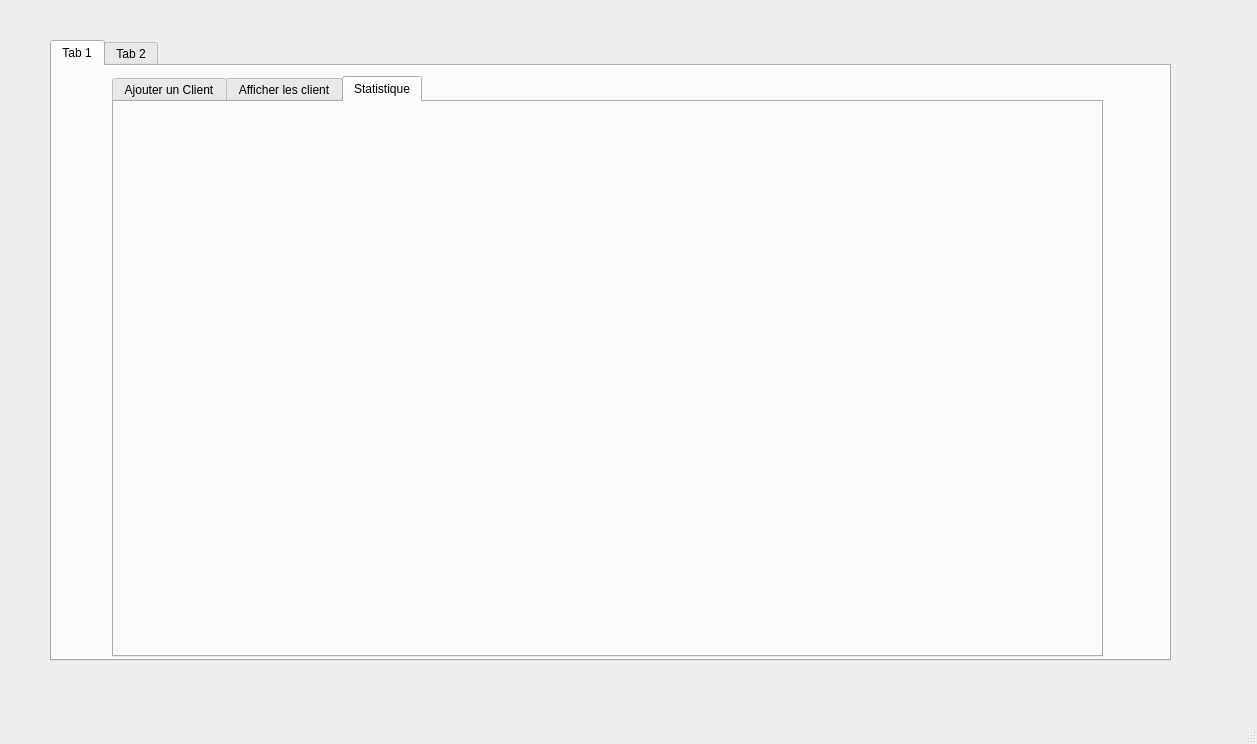
<?xml version="1.0" encoding="UTF-8"?>
<ui version="4.0">
 <class>integ_finale</class>
 <widget class="QMainWindow" name="integ_finale">
  <property name="geometry">
   <rect>
    <x>0</x>
    <y>0</y>
    <width>1257</width>
    <height>744</height>
   </rect>
  </property>
  <property name="windowTitle">
   <string>MainWindow</string>
  </property>
  <widget class="QWidget" name="centralwidget">
   <widget class="QTabWidget" name="tabWidget">
    <property name="geometry">
     <rect>
      <x>50</x>
      <y>40</y>
      <width>1121</width>
      <height>621</height>
     </rect>
    </property>
    <property name="currentIndex">
     <number>0</number>
    </property>
    <widget class="QWidget" name="tab">
     <attribute name="title">
      <string>Tab 1</string>
     </attribute>
     <widget class="QTabWidget" name="tabWidget_2">
      <property name="geometry">
       <rect>
        <x>60</x>
        <y>10</y>
        <width>991</width>
        <height>581</height>
       </rect>
      </property>
      <property name="currentIndex">
       <number>2</number>
      </property>
      <widget class="QWidget" name="tab_3">
       <attribute name="title">
        <string>Ajouter un Client</string>
       </attribute>
       <widget class="QGroupBox" name="groupBox_2">
        <property name="geometry">
         <rect>
          <x>10</x>
          <y>10</y>
          <width>421</width>
          <height>191</height>
         </rect>
        </property>
        <property name="title">
         <string>Ajout </string>
        </property>
        <widget class="QLabel" name="label_7">
         <property name="geometry">
          <rect>
           <x>20</x>
           <y>30</y>
           <width>56</width>
           <height>16</height>
          </rect>
         </property>
         <property name="text">
          <string>CIN</string>
         </property>
        </widget>
        <widget class="QLabel" name="label_8">
         <property name="geometry">
          <rect>
           <x>20</x>
           <y>70</y>
           <width>56</width>
           <height>16</height>
          </rect>
         </property>
         <property name="text">
          <string>Nom</string>
         </property>
        </widget>
        <widget class="QLabel" name="label_9">
         <property name="geometry">
          <rect>
           <x>20</x>
           <y>100</y>
           <width>56</width>
           <height>16</height>
          </rect>
         </property>
         <property name="text">
          <string>Prenom</string>
         </property>
        </widget>
        <widget class="QLabel" name="label_10">
         <property name="geometry">
          <rect>
           <x>20</x>
           <y>130</y>
           <width>81</width>
           <height>16</height>
          </rect>
         </property>
         <property name="text">
          <string>Adresse mail</string>
         </property>
        </widget>
        <widget class="QLabel" name="label_11">
         <property name="geometry">
          <rect>
           <x>20</x>
           <y>160</y>
           <width>61</width>
           <height>16</height>
          </rect>
         </property>
         <property name="text">
          <string>Age</string>
         </property>
        </widget>
        <widget class="QLineEdit" name="le_NOM_2">
         <property name="geometry">
          <rect>
           <x>120</x>
           <y>60</y>
           <width>113</width>
           <height>22</height>
          </rect>
         </property>
        </widget>
        <widget class="QLineEdit" name="le_Prenom_2">
         <property name="geometry">
          <rect>
           <x>120</x>
           <y>90</y>
           <width>113</width>
           <height>22</height>
          </rect>
         </property>
        </widget>
        <widget class="QLineEdit" name="le_Adresse_mail_2">
         <property name="geometry">
          <rect>
           <x>120</x>
           <y>120</y>
           <width>113</width>
           <height>22</height>
          </rect>
         </property>
        </widget>
        <widget class="QLineEdit" name="le_Age_2">
         <property name="geometry">
          <rect>
           <x>120</x>
           <y>160</y>
           <width>113</width>
           <height>22</height>
          </rect>
         </property>
        </widget>
        <widget class="QPushButton" name="pb_ajouter_2">
         <property name="geometry">
          <rect>
           <x>280</x>
           <y>100</y>
           <width>93</width>
           <height>28</height>
          </rect>
         </property>
         <property name="text">
          <string>Ajouter</string>
         </property>
        </widget>
        <widget class="QLineEdit" name="le_CIN_2">
         <property name="geometry">
          <rect>
           <x>120</x>
           <y>20</y>
           <width>113</width>
           <height>22</height>
          </rect>
         </property>
        </widget>
        <widget class="QPushButton" name="pb_modifier_2">
         <property name="geometry">
          <rect>
           <x>280</x>
           <y>60</y>
           <width>93</width>
           <height>28</height>
          </rect>
         </property>
         <property name="text">
          <string>Modifier</string>
         </property>
        </widget>
       </widget>
       <widget class="QProgressBar" name="progressBar_2">
        <property name="geometry">
         <rect>
          <x>140</x>
          <y>460</y>
          <width>118</width>
          <height>23</height>
         </rect>
        </property>
        <property name="value">
         <number>24</number>
        </property>
       </widget>
       <widget class="QLabel" name="qrlabel_2">
        <property name="geometry">
         <rect>
          <x>60</x>
          <y>210</y>
          <width>281</width>
          <height>211</height>
         </rect>
        </property>
        <property name="text">
         <string/>
        </property>
       </widget>
       <widget class="QPushButton" name="pb_QR_code_2">
        <property name="geometry">
         <rect>
          <x>380</x>
          <y>330</y>
          <width>93</width>
          <height>28</height>
         </rect>
        </property>
        <property name="text">
         <string>QR code</string>
        </property>
       </widget>
       <widget class="QGroupBox" name="groupBox_5">
        <property name="geometry">
         <rect>
          <x>519</x>
          <y>29</y>
          <width>451</width>
          <height>291</height>
         </rect>
        </property>
        <property name="title">
         <string>Envoyer mail</string>
        </property>
        <widget class="QLineEdit" name="ln_envoyermail_to_2">
         <property name="geometry">
          <rect>
           <x>110</x>
           <y>30</y>
           <width>271</width>
           <height>21</height>
          </rect>
         </property>
        </widget>
        <widget class="QLabel" name="label_16">
         <property name="geometry">
          <rect>
           <x>20</x>
           <y>30</y>
           <width>56</width>
           <height>16</height>
          </rect>
         </property>
         <property name="text">
          <string>To</string>
         </property>
        </widget>
        <widget class="QLabel" name="label_20">
         <property name="geometry">
          <rect>
           <x>10</x>
           <y>80</y>
           <width>56</width>
           <height>16</height>
          </rect>
         </property>
         <property name="text">
          <string>Subject</string>
         </property>
        </widget>
        <widget class="QLineEdit" name="ln_envoyermail_subject_2">
         <property name="geometry">
          <rect>
           <x>110</x>
           <y>80</y>
           <width>271</width>
           <height>21</height>
          </rect>
         </property>
        </widget>
        <widget class="QLabel" name="label_21">
         <property name="geometry">
          <rect>
           <x>10</x>
           <y>150</y>
           <width>56</width>
           <height>16</height>
          </rect>
         </property>
         <property name="text">
          <string>BODY</string>
         </property>
        </widget>
        <widget class="QPlainTextEdit" name="plainTextEdit_email_2">
         <property name="geometry">
          <rect>
           <x>110</x>
           <y>120</y>
           <width>301</width>
           <height>101</height>
          </rect>
         </property>
        </widget>
        <widget class="QPushButton" name="pb_envoyer_mail_2">
         <property name="geometry">
          <rect>
           <x>160</x>
           <y>240</y>
           <width>141</width>
           <height>31</height>
          </rect>
         </property>
         <property name="text">
          <string>envoyer le mail</string>
         </property>
        </widget>
       </widget>
       <widget class="QGroupBox" name="groupBox_6">
        <property name="geometry">
         <rect>
          <x>529</x>
          <y>339</y>
          <width>421</width>
          <height>171</height>
         </rect>
        </property>
        <property name="title">
         <string>Supprimer un client</string>
        </property>
        <widget class="QLabel" name="label_22">
         <property name="geometry">
          <rect>
           <x>10</x>
           <y>30</y>
           <width>101</width>
           <height>31</height>
          </rect>
         </property>
         <property name="text">
          <string>CIN</string>
         </property>
        </widget>
        <widget class="QLineEdit" name="le_CIN_supp_2">
         <property name="geometry">
          <rect>
           <x>100</x>
           <y>30</y>
           <width>131</width>
           <height>31</height>
          </rect>
         </property>
        </widget>
        <widget class="QPushButton" name="pb_supp_2">
         <property name="geometry">
          <rect>
           <x>250</x>
           <y>30</y>
           <width>111</width>
           <height>31</height>
          </rect>
         </property>
         <property name="text">
          <string>Supprimer</string>
         </property>
        </widget>
        <widget class="QLabel" name="label_23">
         <property name="geometry">
          <rect>
           <x>10</x>
           <y>100</y>
           <width>56</width>
           <height>16</height>
          </rect>
         </property>
         <property name="text">
          <string>Nom</string>
         </property>
        </widget>
        <widget class="QLineEdit" name="ln_supp2_2">
         <property name="geometry">
          <rect>
           <x>100</x>
           <y>90</y>
           <width>131</width>
           <height>31</height>
          </rect>
         </property>
        </widget>
        <widget class="QPushButton" name="pb_supp2_2">
         <property name="geometry">
          <rect>
           <x>250</x>
           <y>90</y>
           <width>111</width>
           <height>31</height>
          </rect>
         </property>
         <property name="text">
          <string>Supprimer</string>
         </property>
        </widget>
       </widget>
      </widget>
      <widget class="QWidget" name="tab_4">
       <attribute name="title">
        <string>Afficher les client</string>
       </attribute>
       <widget class="QTableView" name="tab_client_2">
        <property name="geometry">
         <rect>
          <x>10</x>
          <y>10</y>
          <width>571</width>
          <height>321</height>
         </rect>
        </property>
       </widget>
       <widget class="QLabel" name="label_24">
        <property name="geometry">
         <rect>
          <x>40</x>
          <y>340</y>
          <width>141</width>
          <height>16</height>
         </rect>
        </property>
        <property name="text">
         <string>Donner CIN a chercher</string>
        </property>
       </widget>
       <widget class="QLineEdit" name="ln_rechercher_id_2">
        <property name="geometry">
         <rect>
          <x>220</x>
          <y>340</y>
          <width>113</width>
          <height>22</height>
         </rect>
        </property>
       </widget>
       <widget class="QPushButton" name="pb_rechercher_2">
        <property name="geometry">
         <rect>
          <x>470</x>
          <y>360</y>
          <width>93</width>
          <height>28</height>
         </rect>
        </property>
        <property name="text">
         <string>chercher</string>
        </property>
       </widget>
       <widget class="QPushButton" name="tri_par_age_2">
        <property name="geometry">
         <rect>
          <x>800</x>
          <y>140</y>
          <width>93</width>
          <height>28</height>
         </rect>
        </property>
        <property name="text">
         <string>Tri</string>
        </property>
       </widget>
       <widget class="QCheckBox" name="checkBox_id_2">
        <property name="geometry">
         <rect>
          <x>360</x>
          <y>340</y>
          <width>83</width>
          <height>20</height>
         </rect>
        </property>
        <property name="text">
         <string/>
        </property>
       </widget>
       <widget class="QLabel" name="label_25">
        <property name="geometry">
         <rect>
          <x>40</x>
          <y>390</y>
          <width>161</width>
          <height>16</height>
         </rect>
        </property>
        <property name="text">
         <string>Donner le nom a cherher</string>
        </property>
       </widget>
       <widget class="QLineEdit" name="ln_recherche_nom_2">
        <property name="geometry">
         <rect>
          <x>220</x>
          <y>390</y>
          <width>113</width>
          <height>22</height>
         </rect>
        </property>
       </widget>
       <widget class="QCheckBox" name="checkBox_nom_2">
        <property name="geometry">
         <rect>
          <x>360</x>
          <y>390</y>
          <width>83</width>
          <height>20</height>
         </rect>
        </property>
        <property name="text">
         <string/>
        </property>
       </widget>
       <widget class="QLabel" name="label_26">
        <property name="geometry">
         <rect>
          <x>40</x>
          <y>430</y>
          <width>131</width>
          <height>16</height>
         </rect>
        </property>
        <property name="text">
         <string>Donner le prenom</string>
        </property>
       </widget>
       <widget class="QLineEdit" name="ln_chercher_prenom_2">
        <property name="geometry">
         <rect>
          <x>220</x>
          <y>430</y>
          <width>113</width>
          <height>22</height>
         </rect>
        </property>
       </widget>
       <widget class="QCheckBox" name="checkBox_prenom_2">
        <property name="geometry">
         <rect>
          <x>360</x>
          <y>430</y>
          <width>83</width>
          <height>20</height>
         </rect>
        </property>
        <property name="text">
         <string/>
        </property>
       </widget>
       <widget class="QComboBox" name="comboBox_2">
        <property name="geometry">
         <rect>
          <x>590</x>
          <y>140</y>
          <width>161</width>
          <height>22</height>
         </rect>
        </property>
        <item>
         <property name="text">
          <string>Tri par age croissante</string>
         </property>
        </item>
        <item>
         <property name="text">
          <string>Tri par prenom croissante</string>
         </property>
        </item>
        <item>
         <property name="text">
          <string>Tri par nom croissante</string>
         </property>
        </item>
        <item>
         <property name="text">
          <string>Tri par age decroissante</string>
         </property>
        </item>
        <item>
         <property name="text">
          <string>Tri par nom decroissante</string>
         </property>
        </item>
        <item>
         <property name="text">
          <string>Tri par prenom decroissante</string>
         </property>
        </item>
       </widget>
      </widget>
      <widget class="QWidget" name="tab_7">
       <attribute name="title">
        <string>Statistique</string>
       </attribute>
       <widget class="QCustumPlot" name="plot">
        <property name="geometry">
         <rect>
          <x>135</x>
          <y>75</y>
          <width>741</width>
          <height>411</height>
         </rect>
        </property>
        <property name="text">
         <string/>
        </property>
       </widget>
      </widget>
     </widget>
    </widget>
    <widget class="QWidget" name="tab_2">
     <attribute name="title">
      <string>Tab 2</string>
     </attribute>
    </widget>
   </widget>
  </widget>
  <widget class="QMenuBar" name="menubar">
   <property name="geometry">
    <rect>
     <x>0</x>
     <y>0</y>
     <width>1257</width>
     <height>26</height>
    </rect>
   </property>
  </widget>
  <widget class="QStatusBar" name="statusbar"/>
 </widget>
 <customwidgets>
  <customwidget>
   <class>QCustumPlot</class>
   <extends>QLabel</extends>
   <header>qcustumplot.h</header>
  </customwidget>
 </customwidgets>
 <resources/>
 <connections/>
</ui>
